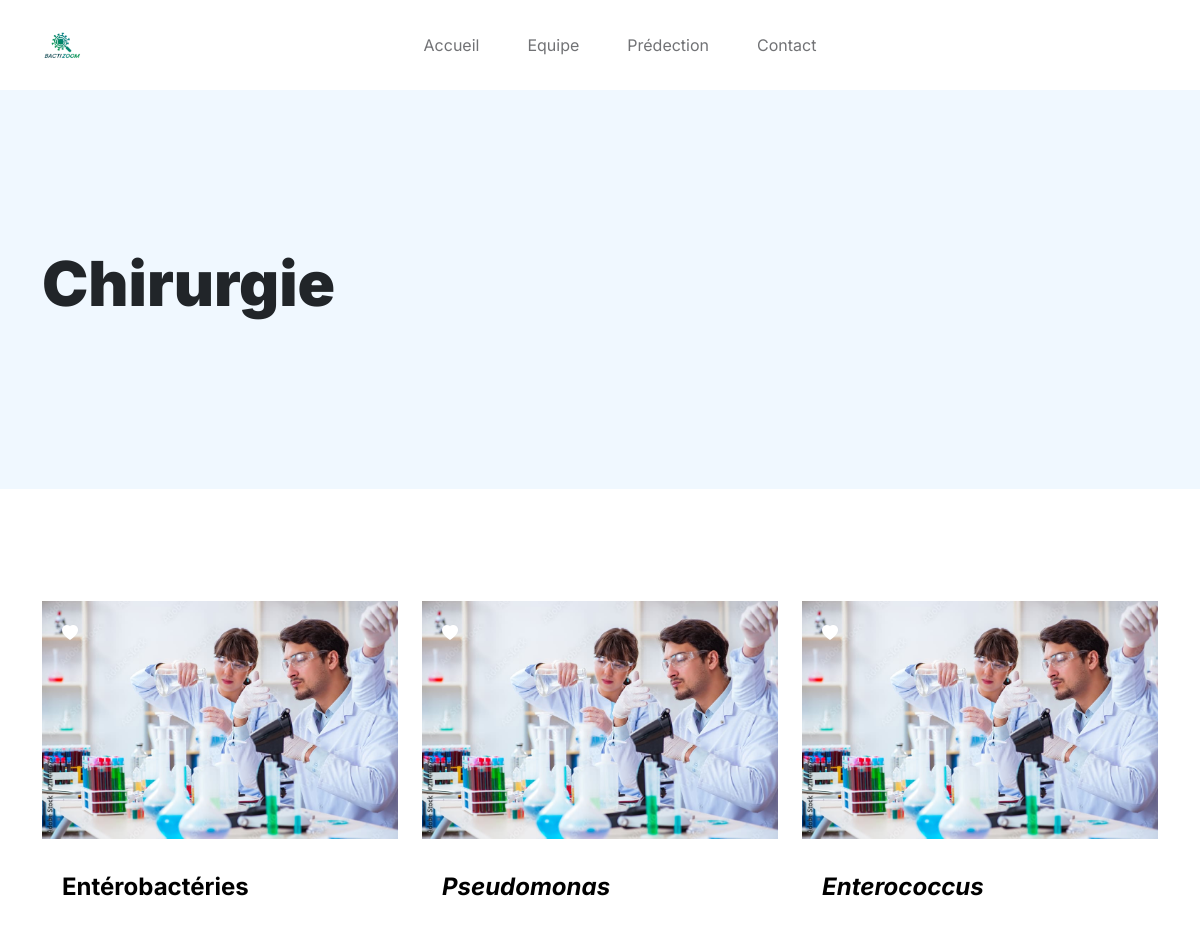
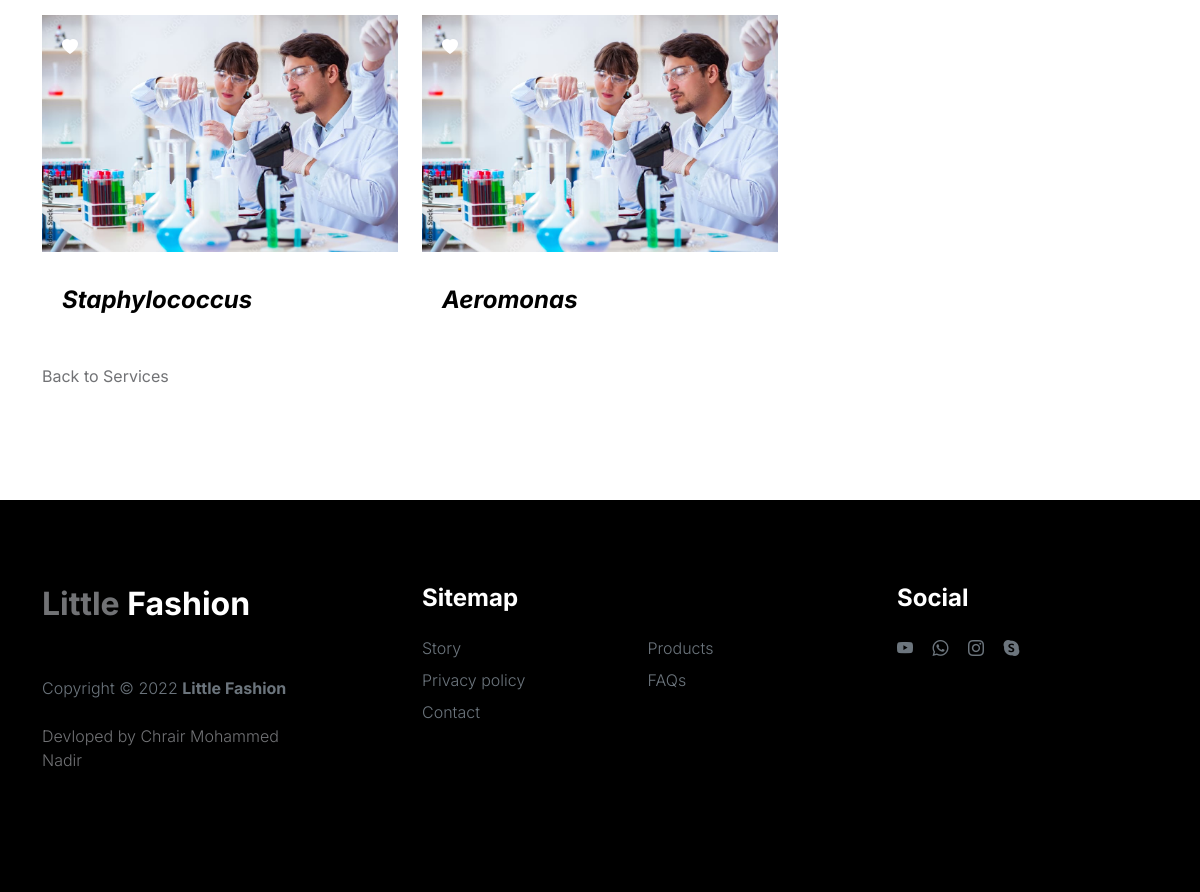
Page /groupebactirie/3/ on the committed database (2 pictures, top to bottom).
### myapp/models.py (models this page shows, shortened)
class Service(models.Model):
    name = models.CharField(max_length=100)
    image = models.ImageField(upload_to='service_images/', blank=True, null=True)

class GroupBacterie(models.Model):
    service = models.ForeignKey(Service, on_delete=models.CASCADE, related_name='groups')
    name = models.CharField(max_length=100)
    image1 = models.ImageField(upload_to='group_bacterie_images/', blank=True, null=True)

### myapp/views.py (the view)
# urls.py: path('groupebactirie/<int:id>/', views.groupebactirie, name='groupebactirie'),
def groupebactirie(request,id):
    service = get_object_or_404(Service, id=id)
    groups = service.groups.all()
    return render(request, 'groupebacterie.html', {'service': service, 'groups': groups})

### Templates/groupebacterie.html
{% extends 'statefiles/base.html' %} {% load static %} {% block content %}
<header class="site-header section-padding-img site-header-image">
  <div class="container">
    <div class="row">
      <div class="col-lg-6 col-12 header-info">
        <h1>
          <span class="d-block text-dark">{{ service.name }}</span>
        </h1>
      </div>
    </div>
  </div>
</header>
<section class="featured-product section-padding">
  <div class="container">
    <div class="row">
      {% for group in groups %}
      <div class="col-lg-4 col-12 mb-3">
        <div class="product-thumb">
          <a href="{% url 'bactirie' group.id %}">
            <img
              src="{% static 'images/ingenieur-biochimiste.jpg' %}"
              class="img-fluid product-image"
              alt=""
            />
          </a>
          <div class="product-top d-flex">
            <a href="#" class="bi-heart-fill product-icon"></a>
          </div>
          <div class="product-info d-flex">
            <div>
              {% if group.name == "Entérobactéries" %}
              <h5 class="product-title mb-0">
                <a
                  href="{% url 'bactirie' group.id %}"
                  class="product-title-link"
                  >{{ group.name }}</a
                >
              </h5>
              {% else %}
              <h5 class="product-title mb-0">
                <a
                  href="{% url 'bactirie' group.id %}"
                  class="product-title-link"
                  style="font-style: italic"
                  >{{ group.name }}</a
                >
              </h5>
              {% endif %}
            </div>
          </div>
        </div>
      </div>
      {% endfor %}
      <a href="{% url 'index' %}">Back to Services</a>
    </div>
  </div>
</section>
{% endblock %}

### myapp/static/css/tooplate-little-fashion.css (style rules this page uses)
:root { --white-color: #FFFFFF; --primary-color: #FF4400; --section-bg-color: #f0f8ff; --dark-color: #000000; --grey-color: #d0d1d1; --p-color: #717275; --body-font-family: 'Inter', sans-serif; --h5-font-size: 24px; --p-font-size: 20px; --copyright-text-font-size: 16px; --product-link-font-size: 14px; --custom-link-font-size: 12px; --font-weight-thin: 100; --font-weight-light: 300; --font-weight-normal: 400; --font-weight-bold: 700; --font-weight-black: 900; }
body, html { height: 100%; }
html { scroll-behavior: smooth; }
body { background: var(--white-color); font-family: var(--body-font-family); position: relative; }
h2, h3, h4, h5, h6 { color: var(--dark-color); line-height: inherit; }
h1, h2, h3, h4, h5, h6 { font-weight: var(--font-weight-bold); }
h1, h2 { font-weight: var(--font-weight-black); }
h1 { font-size: 64px; line-height: normal; }
h5 { font-size: 24px; }
a, button { touch-action: manipulation; transition: all 0.3s; }
a { color: var(--p-color); text-decoration: none; }
.site-header { background-color: var(--section-bg-color); position: relative; overflow: hidden; margin-top: 86px; }
.site-header.section-padding-img { padding-top: 10rem; padding-bottom: 10rem; }
section { content-visibility: auto; contain-intrinsic-size: 700px; }
.section-padding { padding-top: 7rem; padding-bottom: 7rem; }
.product-thumb { background: var(--white-color); position: relative; transition: all 0.5s ease-out; }
.product-image { transition: all 0.5s ease-out; }
.product-top { position: absolute; top: 0; right: 0; left: 0; margin: 20px; }
.product-info { padding: 30px 20px; }
.product-icon { color: var(--white-color); }
.product-title-link { color: var(--dark-color); }
@media screen and (max-width: 1200px) { h1 { font-size: 62px; } }

### rows in the picture
Service: name "Chirurgie"
GroupBacterie: name "Entérobactéries"
GroupBacterie: name "Pseudomonas"
GroupBacterie: name "Enterococcus"
GroupBacterie: name "Staphylococcus"
GroupBacterie: name "Aeromonas"
